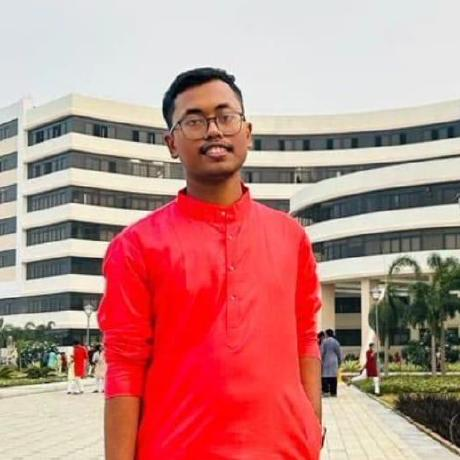
#> input picture data/source-photo.jpg, 460 x 460 px
$ python -i prep_photo.py   (imports and definitions only)
#> lines starting #> are read from the running program, lines starting #| are printed output that depends on the picture
import os
import requests
import cv2
import numpy as np
from PIL import Image

def fetch_avatar(username, output_path):
    print(f"Fetching avatar for {username}...")
    url = f"https://github.com/{username}.png"
    headers = {
        "User-Agent": "Mozilla/5.0 (Windows NT 10.0; Win64; x64)"
    }
    response = requests.get(url, headers=headers)
    if response.status_code == 200:
        os.makedirs(os.path.dirname(output_path), exist_ok=True)
        with open(output_path, "wb") as f:
            f.write(response.content)
        print(f"Saved raw avatar to {output_path}")
        return True
    else:
        print(f"Failed to fetch avatar from {url}. Status code: {response.status_code}")
        return False

def prep_image(input_path, output_path):
#> called with input_path = '../data/source-photo.jpg', output_path = 'out.png'
    print(f"Prepping image {input_path}...")
    # Load image using PIL to handle transparency/alpha channel cleanly
    img_pil = Image.open(input_path)
#> img_pil is the input picture: PIL image 460x460 RGB; mean R, G, B 193.1, 138.2, 132.8
    if img_pil.mode in ("RGBA", "LA") or (img_pil.mode == "P" and "transparency" in img_pil.info):
        # Create a white background and composite
        background = Image.new("RGBA", img_pil.size, (255, 255, 255, 255))
        composite = Image.alpha_composite(background, img_pil.convert("RGBA"))
        img_np = np.array(composite.convert("RGB"))
    else:
        img_np = np.array(img_pil.convert("RGB"))

    # Convert RGB (from PIL) to BGR for OpenCV
    img_bgr = cv2.cvtColor(img_np, cv2.COLOR_RGB2BGR)

    # Convert to grayscale
    gray = cv2.cvtColor(img_bgr, cv2.COLOR_BGR2GRAY)
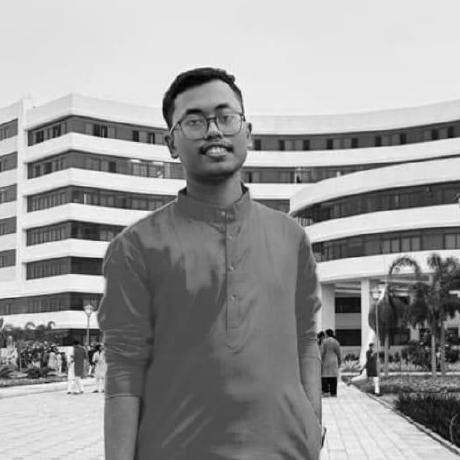
#> gray: shape (460, 460); min 1, max 254, mean 154

    # Boost contrast using CLAHE
    clahe = cv2.createCLAHE(clipLimit=3.0, tileGridSize=(8, 8))
    cl_img = clahe.apply(gray)
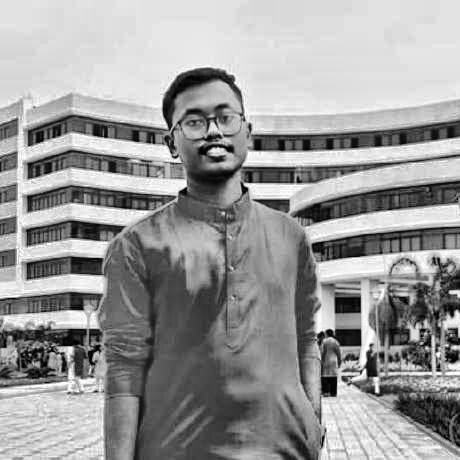
#> cl_img: shape (460, 460); min 0, max 255, mean 154.4

    # We can also do a global contrast stretch or threshold adjustment if needed.
    # Save the output prepped image
    os.makedirs(os.path.dirname(output_path), exist_ok=True)
    cv2.imwrite(output_path, cl_img)
    print(f"Successfully prepped photo and saved to {output_path}")

# [10 lines not run here, left out]

>>> result = prep_image('../data/source-photo.jpg', 'out.png')
